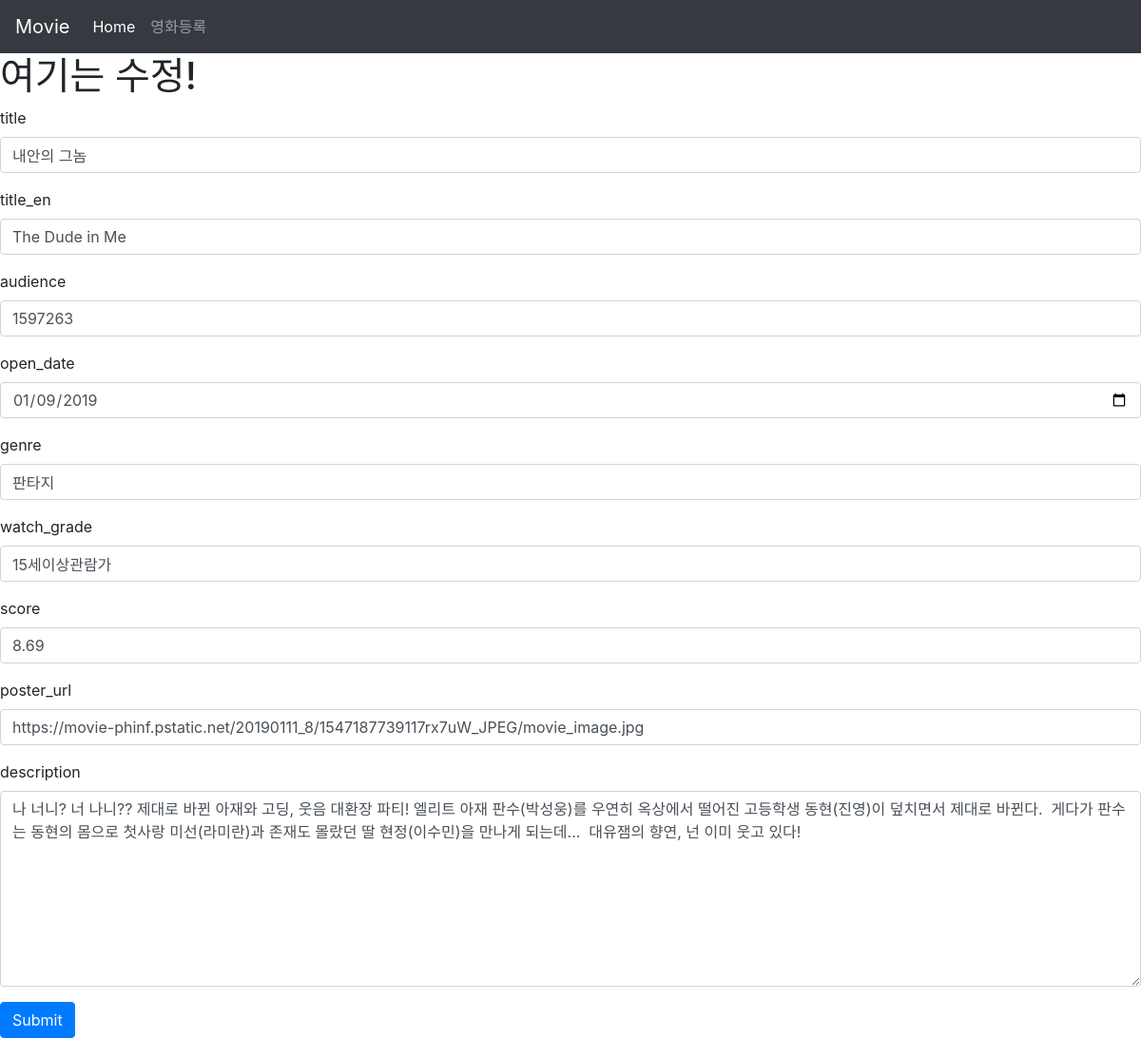
The app's page /movies/5/update/ with its own data.
### movie/models.py (models this page shows, shortened)
class Movie(models.Model):
    title = models.CharField(max_length=100)
    title_en = models.CharField(max_length=100)
    audience = models.IntegerField()
    open_date = models.DateField()
    genre = models.CharField(max_length=100)
    watch_grade = models.CharField(max_length=100)
    score = models.FloatField()
    poster_url = models.TextField()
    description = models.TextField()

### movie/views.py (the view)
# urls.py: path("<int:id>/update/", views.update, name="update"),
def update(request,id):
    movie = Movie.objects.get(id=id)
    if request.method == "POST":
        title = request.POST.get("title")
        title_en = request.POST.get("title_en")
        audience = request.POST.get("audience")
        open_date = request.POST.get("open_date")
        genre = request.POST.get("genre")
        watch_grade = request.POST.get("watch_grade")
        score = request.POST.get("score")
        poster_url = request.POST.get("poster_url")
        description = request.POST.get("description")
        movie.title =title
        movie.title_en = title_en
        movie.audience = audience
        movie.open_date = open_date
        movie.genre = genre
        movie.watch_grade = watch_grade
        movie.score = score
        movie.poster_url = poster_url
        movie.description = description
        movie.save()
        return redirect("movies:detail", id)
    else:
        return render(request, "movie/update.html", {"movie":movie})

### movie/templates/movie/update.html (shortened to what this page needs)
{% extends "movie/base.html" %}
{% block bb %}
<h1>여기는 수정!</h1>
    <form method="post">
      <div class="form-group">
        <label>title</label>
        <input type="text" class="form-control" placeholder="title" name="title" value="{{movie.title}}"/>
      </div>
      <div class="form-group">
        <label>title_en</label>
        <input type="text" class="form-control" placeholder="title_en" name="title_en" value="{{movie.title_en}}"/>
      </div>
      <div class="form-group">
        <label>audience</label>
        <input type="number" class="form-control" placeholder="audience" name="audience" value="{{movie.audience}}"/>
      </div>
      <div class="form-group">
        <label>open_date</label>
        <input type="date" class="form-control" placeholder="open_date" name="open_date" value="{{movie.open_date|date:'Y-m-d'}}"/>
      </div>
      <div class="form-group">
        <label>genre</label>
        <input type="text" class="form-control" placeholder="genre" name="genre" value="{{movie.genre}}"/>
      </div>
      <div class="form-group">
        <label>watch_grade</label>
        <input type="text" class="form-control" placeholder="watch_grade" name="watch_grade" value="{{movie.watch_grade}}"/>
      </div>
      <div class="form-group">
        <label>score</label>
        <input type="number" step="0.01" class="form-control"  placeholder="score" name="score" value="{{movie.score}}"/>
      </div>
      <div class="form-group">
        <label>poster_url</label>
        <input type="text"class="form-control" placeholder="poster_url" name="poster_url" value="{{movie.poster_url}}" />
      </div>
      <div class="form-group">
          <label>description</label>
          <textarea name ="description" class="form-control" cols="40" rows="8" >{{movie.description}}</textarea>
      </div>
      <button type="submit" class="btn btn-primary">Submit</button>
    </form>
{% endblock %}

### records on screen
Movie: title "내안의 그놈", title_en "The Dude in Me", audience "1597263", open_date "01/09/2019", genre "판타지", watch_grade "15세이상관람가", score "8.69", poster_url "https://movie-phinf.pstatic.net/20190111_8/1547187739117rx7uW_JPEG/movie_image.jpg", description "나 너니? 너 나니?? 제대로 바뀐 아재와 고딩, 웃음 대환장 파티! 엘리트 아재 판수(박성웅)를 우연히 옥상에서 떨어진 고등학생 동현(진영)이 덮치면서 제대로 바뀐다. 게다가 판수는 동현의 몸으로 첫사랑 미선(라미란)과 존재도 몰랐던 딸 현정(이수민)을 만나게 되는데... 대유잼의 향연, 넌 이미 웃고 있다!"
